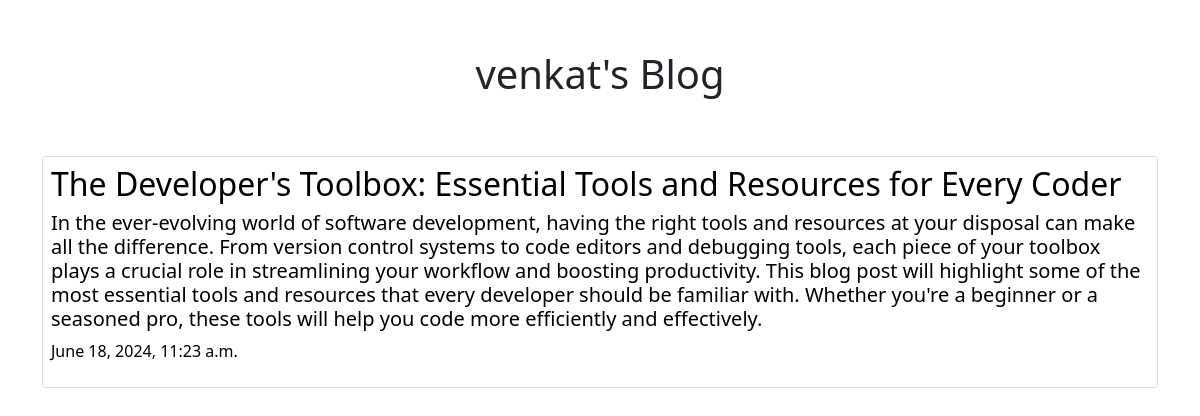
Screenshot of /post/8 with the database file from the repository.
### posts/models.py (models this page shows)
class Post(models.Model):
    title=models.CharField(max_length=100)
    body=models.CharField(max_length=1000)
    created_at=models.DateTimeField(default=datetime.now, blank=True)

### posts/views.py (the view)
# urls.py: path('post/<str:pk>',views.post,name="post")
def post(request,pk):
    posts=Post.objects.get(id=pk)
    return render(request,"posts.html",{"posts":posts})

### templates/posts.html (shortened to what this page needs)
<html lang="en">
<head>
    <link href="https://cdn.jsdelivr.net/npm/bootstrap@5.0.2/dist/css/bootstrap.min.css" rel="stylesheet" >
    {% load static %}
</head>
<body>
    <div class="container">
    <div class="header text-center">
        <h1>venkat's Blog</h1>
    </div>
    <div class="row">
        <div class="leftcolumn">
            <div class="card p-2 mb-3">
                <a href="#" style="text-decoration:none; color:black;" ><h2>{{posts.title}}</h2>
                <h5>{{posts.body}}</h5>
                <p>{{posts.created_at}}</p></a>
            </div>
        </div>
    </div>
</div>
</body>
</html>

### rows the page displays
Post: title "The Developer's Toolbox: Essential Tools and Resources for Every Coder", body "In the ever-evolving world of software development, having the right tools and resources at your disposal can make all the difference. From version control systems to code editors and debugging tools, each piece of your toolbox plays a crucial role in streamlining your workflow and boosting productivity. This blog post will highlight some of the most essential tools and resources that every developer should be familiar with. Whether you're a beginner or a seasoned pro, these tools will help you code more efficiently and effectively.", created_at "June 18, 2024, 11:23 a.m."
